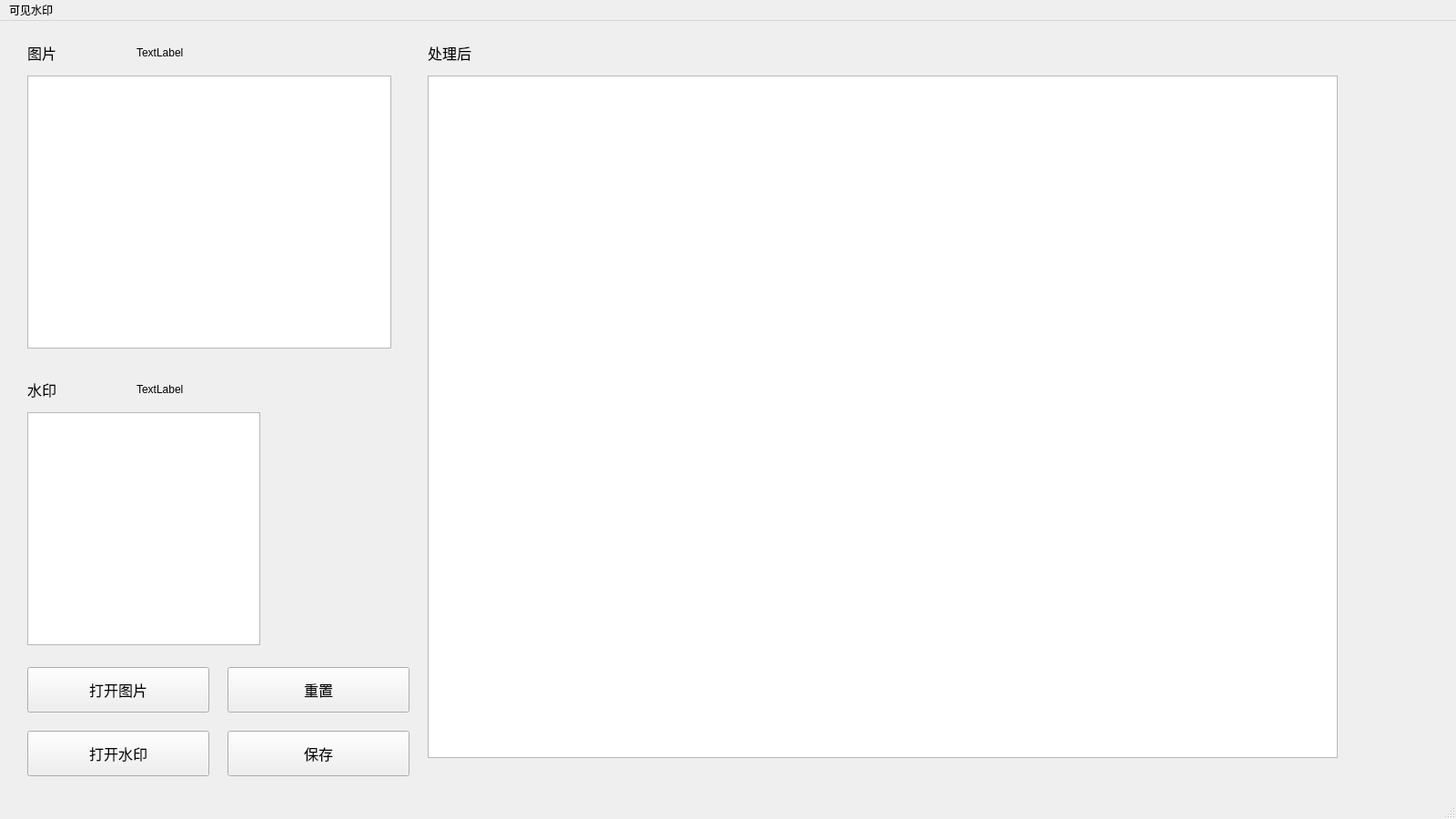
<?xml version="1.0" encoding="UTF-8"?>
<ui version="4.0">
 <class>MainWindow</class>
 <widget class="QMainWindow" name="MainWindow">
  <property name="geometry">
   <rect>
    <x>0</x>
    <y>0</y>
    <width>1600</width>
    <height>900</height>
   </rect>
  </property>
  <property name="windowTitle">
   <string>MainWindow</string>
  </property>
  <widget class="QWidget" name="centralwidget">
   <widget class="QPushButton" name="pushButton_openpicture">
    <property name="geometry">
     <rect>
      <x>30</x>
      <y>710</y>
      <width>200</width>
      <height>50</height>
     </rect>
    </property>
    <property name="font">
     <font>
      <pointsize>12</pointsize>
     </font>
    </property>
    <property name="text">
     <string>打开图片</string>
    </property>
   </widget>
   <widget class="QGraphicsView" name="graphicsView_cover">
    <property name="geometry">
     <rect>
      <x>30</x>
      <y>60</y>
      <width>400</width>
      <height>300</height>
     </rect>
    </property>
   </widget>
   <widget class="QGraphicsView" name="graphicsView_watermark">
    <property name="geometry">
     <rect>
      <x>30</x>
      <y>430</y>
      <width>256</width>
      <height>256</height>
     </rect>
    </property>
   </widget>
   <widget class="QPushButton" name="pushButton_openwatermark">
    <property name="geometry">
     <rect>
      <x>30</x>
      <y>780</y>
      <width>200</width>
      <height>50</height>
     </rect>
    </property>
    <property name="font">
     <font>
      <pointsize>12</pointsize>
     </font>
    </property>
    <property name="text">
     <string>打开水印</string>
    </property>
   </widget>
   <widget class="QLabel" name="label_coveritle">
    <property name="geometry">
     <rect>
      <x>30</x>
      <y>20</y>
      <width>100</width>
      <height>30</height>
     </rect>
    </property>
    <property name="font">
     <font>
      <pointsize>12</pointsize>
     </font>
    </property>
    <property name="text">
     <string>图片</string>
    </property>
   </widget>
   <widget class="QLabel" name="label_marktitle">
    <property name="geometry">
     <rect>
      <x>30</x>
      <y>390</y>
      <width>100</width>
      <height>30</height>
     </rect>
    </property>
    <property name="font">
     <font>
      <pointsize>12</pointsize>
     </font>
    </property>
    <property name="text">
     <string>水印</string>
    </property>
   </widget>
   <widget class="QGraphicsView" name="graphicsView_picture">
    <property name="geometry">
     <rect>
      <x>470</x>
      <y>60</y>
      <width>1000</width>
      <height>750</height>
     </rect>
    </property>
   </widget>
   <widget class="QLabel" name="label_picturetitle">
    <property name="geometry">
     <rect>
      <x>470</x>
      <y>20</y>
      <width>100</width>
      <height>30</height>
     </rect>
    </property>
    <property name="font">
     <font>
      <pointsize>12</pointsize>
     </font>
    </property>
    <property name="text">
     <string>处理后</string>
    </property>
   </widget>
   <widget class="QPushButton" name="pushButton_reset">
    <property name="geometry">
     <rect>
      <x>250</x>
      <y>710</y>
      <width>200</width>
      <height>50</height>
     </rect>
    </property>
    <property name="font">
     <font>
      <pointsize>12</pointsize>
     </font>
    </property>
    <property name="text">
     <string>重置</string>
    </property>
   </widget>
   <widget class="QPushButton" name="pushButton_save">
    <property name="geometry">
     <rect>
      <x>250</x>
      <y>780</y>
      <width>200</width>
      <height>50</height>
     </rect>
    </property>
    <property name="font">
     <font>
      <pointsize>12</pointsize>
     </font>
    </property>
    <property name="text">
     <string>保存</string>
    </property>
   </widget>
   <widget class="QLabel" name="label_coverinfo">
    <property name="geometry">
     <rect>
      <x>150</x>
      <y>20</y>
      <width>171</width>
      <height>30</height>
     </rect>
    </property>
    <property name="text">
     <string>TextLabel</string>
    </property>
   </widget>
   <widget class="QLabel" name="label_coverinfo_2">
    <property name="geometry">
     <rect>
      <x>150</x>
      <y>390</y>
      <width>171</width>
      <height>30</height>
     </rect>
    </property>
    <property name="text">
     <string>TextLabel</string>
    </property>
   </widget>
  </widget>
  <widget class="QMenuBar" name="menubar">
   <property name="geometry">
    <rect>
     <x>0</x>
     <y>0</y>
     <width>1600</width>
     <height>23</height>
    </rect>
   </property>
   <widget class="QMenu" name="menu">
    <property name="title">
     <string>可见水印</string>
    </property>
    <widget class="QMenu" name="menu_visible_space">
     <property name="title">
      <string>空间域</string>
     </property>
     <addaction name="action_visible_space_1"/>
     <addaction name="action_visible_space_2"/>
     <addaction name="action_visible_space_3"/>
    </widget>
    <addaction name="menu_visible_space"/>
    <addaction name="action_visible_DCT"/>
   </widget>
   <addaction name="menu"/>
  </widget>
  <widget class="QStatusBar" name="statusbar"/>
  <action name="action_visible_DCT">
   <property name="text">
    <string>频域</string>
   </property>
  </action>
  <action name="action_visible_space_1">
   <property name="text">
    <string>直接叠加</string>
   </property>
  </action>
  <action name="action_visible_space_2">
   <property name="text">
    <string>加性叠加</string>
   </property>
  </action>
  <action name="action_visible_space_3">
   <property name="text">
    <string>乘性叠加</string>
   </property>
  </action>
 </widget>
 <resources/>
 <connections/>
</ui>
